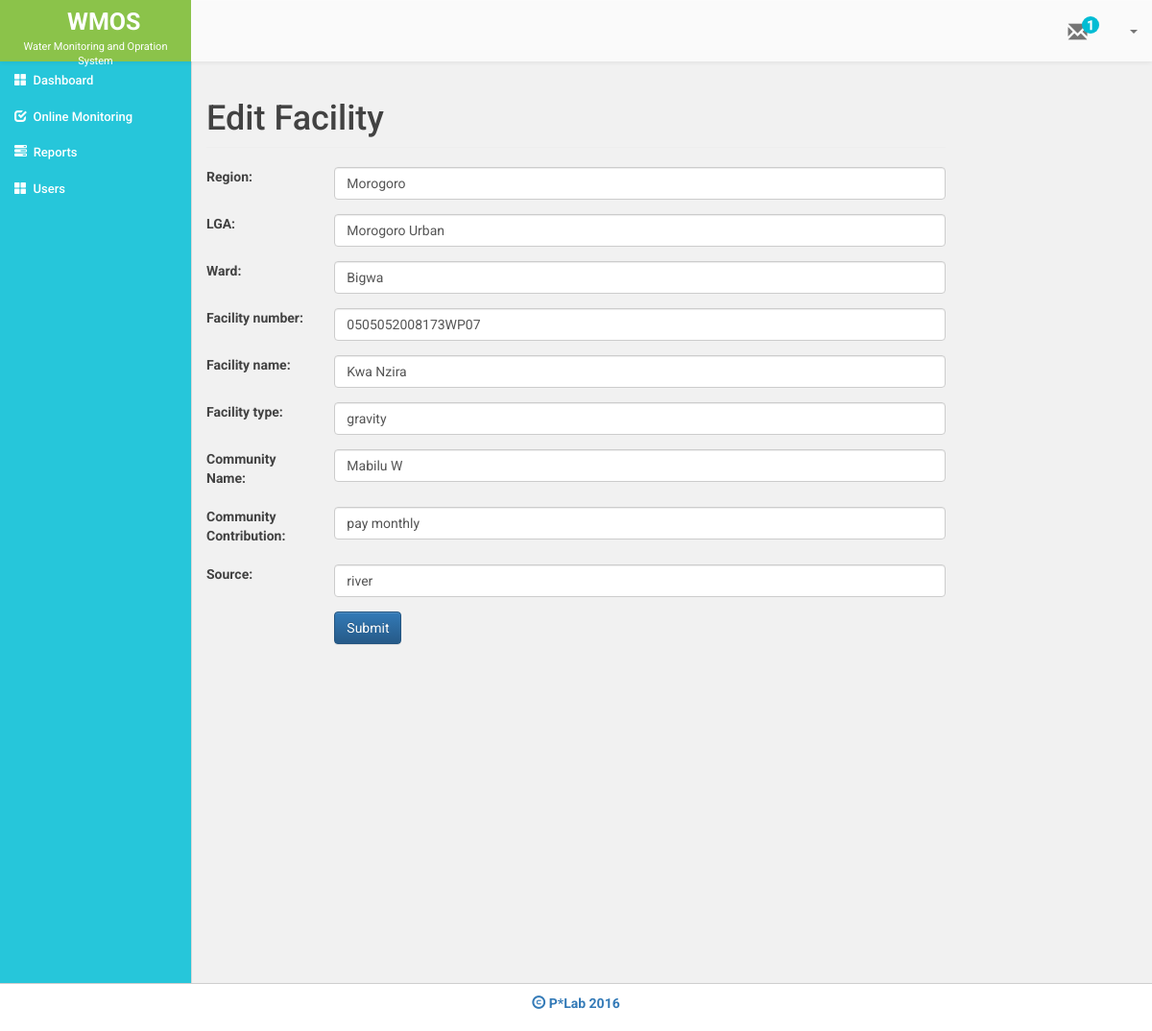
The app's page /editfacility.php?id=2 with its own data.
### tables this page shows
CREATE TABLE `faci` (
  `id` int(11) NOT NULL,
  `region` varchar(30) NOT NULL,
  `lga` varchar(100) NOT NULL,
  `faci_num` varchar(30) NOT NULL,
  `ward` varchar(30) NOT NULL,
  `faci_name` varchar(30) NOT NULL,
  `faci_type` varchar(30) NOT NULL,
  `com_name` varchar(100) NOT NULL,
  `com_contrib` varchar(100) NOT NULL,
  `source` varchar(100) NOT NULL
);

### editfacility.php (the view, shortened to what this page needs)
<?php
  include 'database.php';
  $id = $_GET['id'];
  $sql = "SELECT * FROM faci WHERE id ='$id'";
  $result = mysqli_query($conn,$sql) or die(mysqli_error());
  while ($row = mysqli_fetch_assoc($result)) {
    $data= array(
      'region'          => $row['region'],
      'lga'             => $row['lga'],
      'ward'            => $row['ward'],
      'faci_num'        => $row['faci_num'],
      'faci_name'       => $row['faci_name'],
      'faci_type'       => $row['faci_type'],
      'com_name'        => $row['com_name'],
      'com_contrib'     => $row['com_contrib'],
      'source'          => $row['source']
    );
  }
  ?>
<!DOCTYPE html>
<html>
<head>
 <?php include "includes/_csslinks.php"; ?>
  <body>
	<?php include 'includes/_header.php'; ?>
	<div class= "container-fluid">
		<div class="row" id="page">
			<?php include "includes/_sidebar.php"; ?>
			<div class="col-md-8">
				<h1 class="page-header">Edit Facility</h1>
      		<form class="form-horizontal" method="POST" action="">
            <div class="form-group">
              <label class= "col-sm-2" control-label>Region:</label>
              <div class="col-sm-10">
                <input type="text" name="region" class="form-control" value="<?php echo $data['region'] ?>" />
              </div>
            </div>
            <div class="form-group">
              <label class= "col-sm-2" control-label>LGA:</label>
              <div class="col-sm-10">
                  <input type="text" name="lga" class="form-control" value="<?php echo $data['lga'] ?>" />
              </div>
            </div>
            <div class="form-group">
              <label class= "col-sm-2" control-label>Ward:</label>
              <div class="col-sm-10">
                  <input type="text" name="ward" class="form-control" value="<?php echo $data['ward'] ?>" />
              </div>
            </div>
            <div class="form-group">
              <label class= "col-sm-2" control-label>Facility number:</label>
              <div class="col-sm-10">
              <input type="text" name="faci_num" class="form-control" value="<?php echo $data['faci_num'] ?>" />
              </div>
            </div>
            <div class="form-group">
              <label class= "col-sm-2" control-label>Facility name: </label>
                <div class="col-sm-10">
                   <input type="text" name="faci_name" class="form-control" value="<?php echo $data['faci_name'] ?>" />
                </div>
            </div>
            <div class="form-group">
              <label class= "col-sm-2" control-label>Facility type:</label>
              <div class="col-sm-10">
                   <input type="text" name="faci_type" class="form-control" value="<?php echo $data['faci_type'] ?>" />
              </div>
            </div>
             <div class="form-group">
              <label class= "col-sm-2" control-label>Community Name:</label>
              <div class="col-sm-10">
                 <input type="text" name="com_name" class="form-control" value="<?php echo $data['com_name'] ?>" />
              </div>
            </div>
             <div class="form-group">
              <label class= "col-sm-2" control-label>Community Contribution:</label>
              <div class="col-sm-10">
                   <input type="text" name="com_contrib" class="form-control" value="<?php echo $data['com_contrib'] ?>" />
              </div>
            </div>
             <div class="form-group">
              <label class= "col-sm-2" control-label>Source:</label>
               <div class="col-sm-10">
                   <input type="text" name="source" class="form-control" value="<?php echo $data['source'] ?>" />
              </div>
            </div>
           <div class="form-group">
              <div class="col-sm-offset-2 col-sm-10">
                <button type="submit" name="edit_facility" class="btn btn-primary">Submit</button>
              </div>
          </div>
        </form>
			</div>
		</div>
     <?php include "includes/_footer.php"; ?>
	</div>
<?php include "includes/_jslinks.php"; ?>
</body>
</html>

### styles/majismain.css (style rules this page uses)
body { font-family: 'Roboto', sans-serif; font-size: 14px; color: #424242; }
#page { min-height: 80vh; margin-top: 64px; background-color: #F1F1F1; }

### records on screen
faci: region "Morogoro", lga "Morogoro Urban", ward "Bigwa", faci_num "0505052008173WP07", faci_name "Kwa Nzira", faci_type "gravity", com_name "Mabilu W", com_contrib "pay monthly", source "river"
